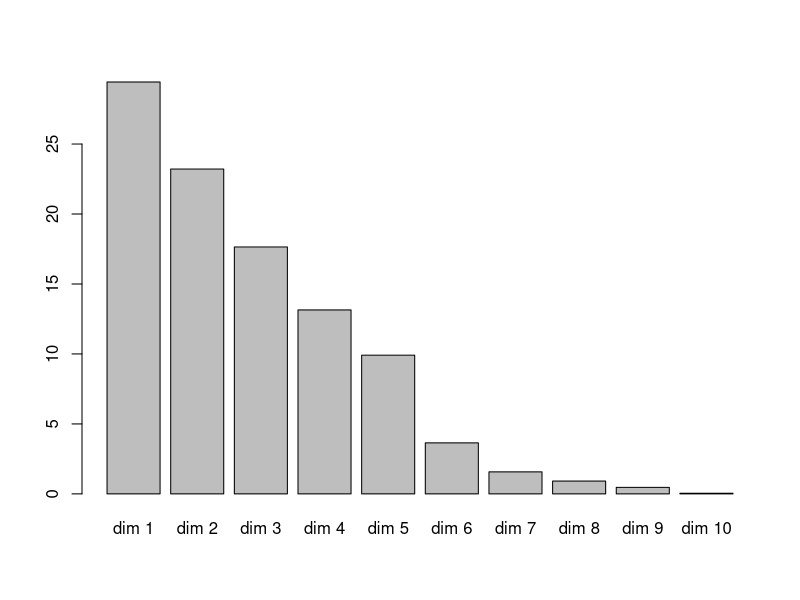

R code for this plot:
## ---- chunk 1
knitr::opts_chunk$set(echo = TRUE)
## ---- chunk 2
data <- read.table("../data/fumeur.csv", sep = ",", dec = ".", header = TRUE)
## ---- chunk 3
str(data)
## ---- chunk 4
head(data)
## ---- chunk 5
rownames(data) <- data$libellé
data <- data[,-1]
head(data)
## ---- chunk 6
library(FactoMineR)
## ---- chunk 7
data.ca <- FactoMineR::CA(data, ncp = 4, graph = FALSE)
## ---- chunk 8
data.ca$eig
## ---- chunk 9
sum(data.ca$eig[,1])
## ---- chunk 10
data.ca$row
## ---- chunk 11
data.ca$col
## ---- chunk 12
mean(data.ca$eig[,2])
## ---- chunk 13
barplot(data.ca$eig[,2])
## ---- chunk 14
data.ca$col
## ---- chunk 15
data.ca$row
## ---- chunk 16
